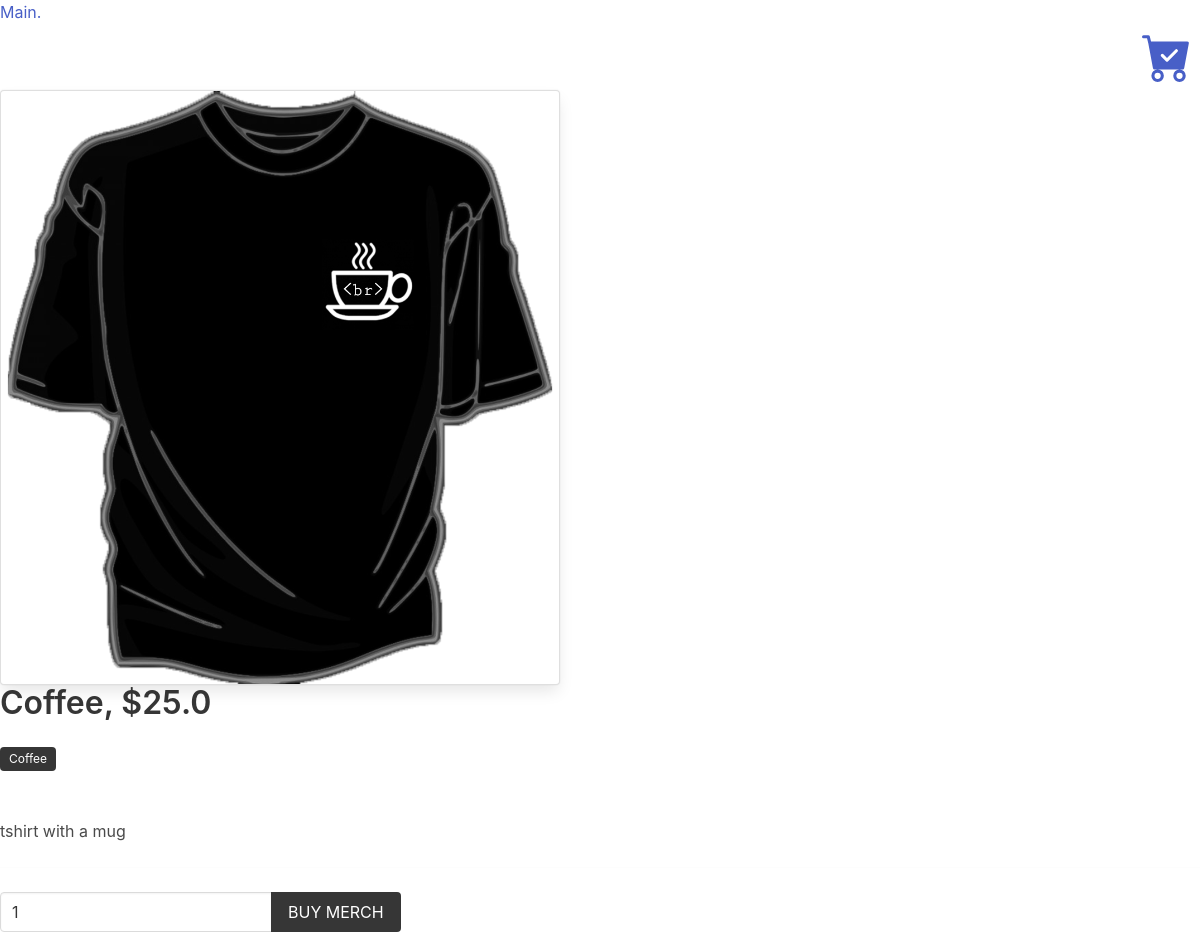
The app's page /tshirt with its own data.
### swag_app/models.py (models this page shows, shortened)
class Product(models.Model):
    title = models.CharField(max_length=255)
    price = models.FloatField(default=0.00)
    description = models.TextField()
    slug = models.SlugField(max_length=255)
    image = models.ImageField(upload_to='uploads/', blank=True, null=True)
    thumbnail = models.ImageField(upload_to='uploads/', blank=True, null=True)
    created_at = models.DateTimeField(auto_now_add=True)
    updated_at = models.DateTimeField(auto_now=True)
    class Meta:
        ordering = ['-created_at']

### swag_app/views.py (the view)
# urls.py: path('<slug:product_slug>', views.product_page, name="product"),
def product_page(request, product_slug,):
    cart = Cart(request)
    product = get_object_or_404(Product, slug=product_slug)
    if request.method == 'POST':
        form = AddToCartForm(request.POST)
        if form.is_valid():
            quantity = form.cleaned_data['quantity']
            cart.add(product_id=product.id, quantity=quantity, update_quantity=False)
            messages.success(request, 'The product was added to the cart')
            return redirect('product', product_slug=product_slug)
    else:
        form = AddToCartForm()
    return render(request, 'product.html', { 'form': form, 'product': product })

### swag_app/forms.py
class AddToCartForm(forms.Form):
    quantity = forms.IntegerField()

### swag_app/context_processors.py (called while the page is built)
def cart(request):
    return {'cart': Cart(request)}

### swag_app/templates/product.html (shortened to what this page needs)
<!DOCTYPE html>
<html>
    <head>
        <link href="https://cdn.jsdelivr.net/npm/bootstrap@5.0.0-beta3/dist/css/bootstrap.min.css" rel="stylesheet">
        <link rel="stylesheet" href="https://cdn.jsdelivr.net/npm/bulma@0.9.1/css/bulma.min.css">
    </head>
    <body>
        <a href="{% url 'main' %}">Main.</a>
        <div class="col">
            <div class="p-2 bd-highlight d-flex justify-content-end">
            <a href="{% url 'cart' %} "></a>
            </div>
        </div>
        {% if product.image %}
            <figure>
                <div class="card" style="width: 35rem;">
                    <img src="{{ product.image.url }}"" class="card-img-top"">
                </div>
            </figure>
        {% endif %}
        <h1 class="title">{{ product.title }}, ${{ product.price }}</h1>
        <p class="mb-6"><span class="tag is-dark">{{ product.title }}</span></p>
        <p>{{ product.description }}</p>
        <hr>
        <form method="post" action=".">
            <div class="field has-addons">
                <div class="control">
                    <input type="number" name="quantity" value="1" class="input" min="1">
                </div>
                <div class="control">
                    <button class="button is-dark is-uppercase">Buy Merch</button>
                </div>
            </div>
        </form>
    </body>
</html>

### records on screen
Product: image (picture), title "Coffee", price "25.0", description "tshirt with a mug"
